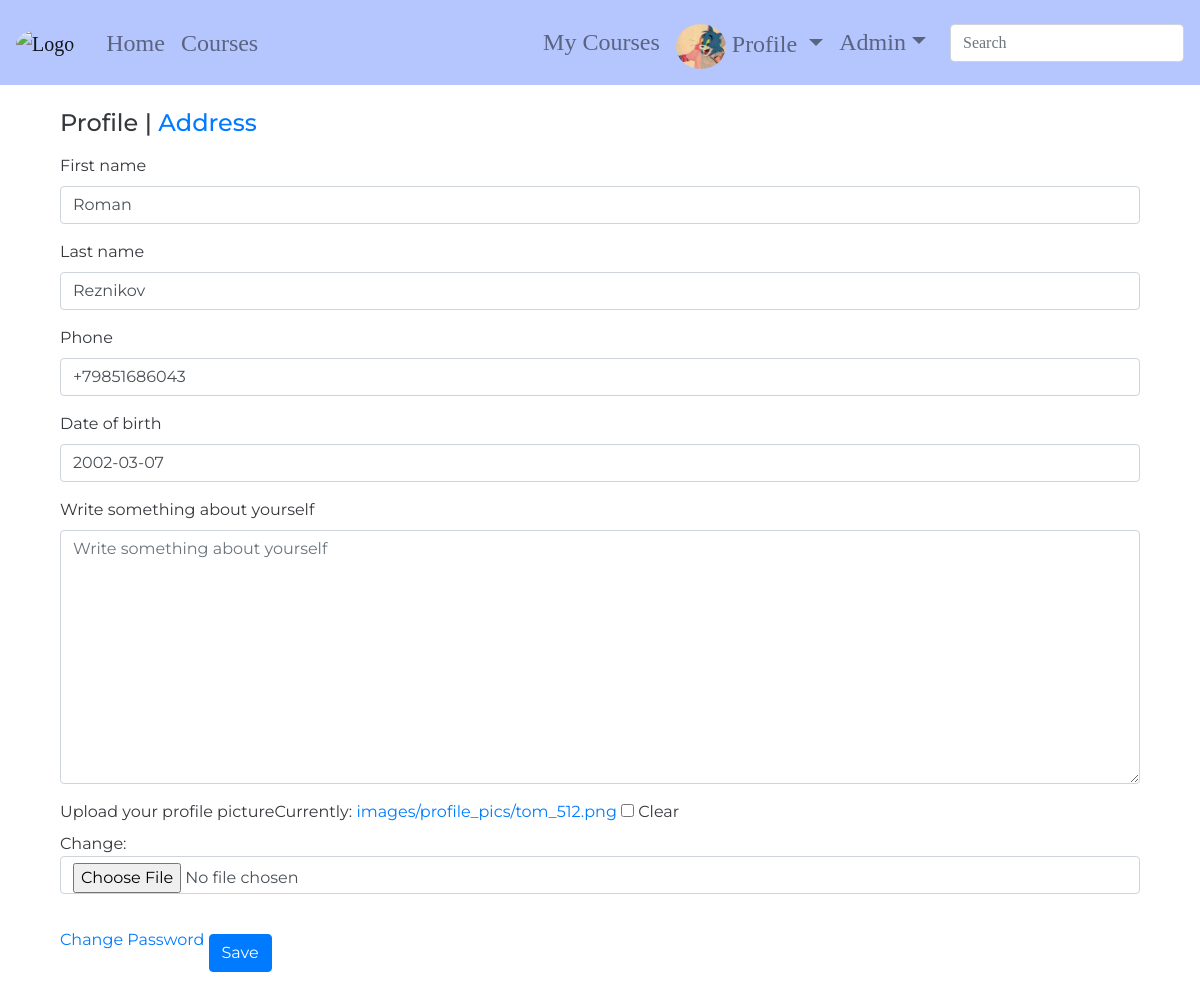
Page /accounts/profile/ (signed in) on the committed database.
### accounts/models.py (models this page shows, shortened)
class CustomUser(AbstractUser, PermissionsMixin):
    email = models.EmailField(verbose_name='email', max_length=60, unique=True)
    username = models.CharField(max_length=30, unique=True)
    date_joined = models.DateTimeField(verbose_name='date joined', auto_now_add=True)
    last_login = models.DateTimeField(verbose_name='last login', auto_now=True)
    is_admin = models.BooleanField(default=False)
    is_active = models.BooleanField(default=True)
    is_staff = models.BooleanField(default=False)
    is_superuser = models.BooleanField(default=False)
    USERNAME_FIELD = 'email'
    REQUIRED_FIELDS = ['username', ]
    objects = CustomUserManager()

class Profile(models.Model):
    user = models.OneToOneField(settings.AUTH_USER_MODEL, related_name='profile', on_delete=models.CASCADE)
    first_name = models.CharField(max_length=40, null=True, blank=True)
    last_name = models.CharField(max_length=40, null=True, blank=True)
    phone = PhoneNumberField(max_length=20, null=True, blank=True)
    date_of_birth = models.DateField(null=True, blank=True)
    bio = models.TextField(null=True, blank=True)
    profile_pic = models.ImageField(null=True, blank=True, upload_to='images/profile_pics',
                                    default=get_default_profile_pic)

### accounts/views.py (the view, shortened to what this page needs)
# urls.py: path('profile/', views.EditProfileView.as_view(), name='profile'),
class EditProfileView(LoginRequiredMixin, generic.UpdateView):
    model = account_models.Profile
    form_class = account_forms.UpdateProfileForm
    template_name = 'accounts/profile_form.html'
    context_object_name = 'profile'
    success_url = reverse_lazy('accounts:profile')
    def get_object(self, queryset=None):
        return self.request.user.profile
    def get_initial(self):
        return {
            'bio': self.request.user.profile.bio,
            'first_name': self.request.user.profile.first_name,
            'last_name': self.request.user.profile.last_name,
            'date_of_birth': self.request.user.profile.date_of_birth,
            'profile_pic': self.request.user.profile.profile_pic,
            'phone': self.request.user.profile.phone,
        }

### accounts/forms.py (shortened to what this page needs)
class UpdateProfileForm(forms.ModelForm):
    class Meta:
        model = account_models.Profile
        exclude = ('address', 'user', )
        widgets = {
            'bio': forms.Textarea(attrs={'class': 'input_field'}),
        }
    def __init__(self, *args, **kwargs):
        super(UpdateProfileForm, self).__init__(*args, **kwargs)
        self.fields['bio'].label = 'Write something about yourself'
        self.fields['profile_pic'].label = 'Upload your profile picture'

### accounts/templates/accounts/profile_form.html (shortened to what this page needs)
{% extends 'base.html' %}
{% load bootstrap4 %}
{% block content %}
    <h4 class="container">Profile | <a href="{% url 'accounts:profile-address' %}">Address</a></h4>
    <div class="container">
        <div class="form-group mt-3">
            <form method="POST" enctype="multipart/form-data">
                {% bootstrap_form form %}
                <a href="{% url 'accounts:password_change' %}" class="auth_link">Change Password</a>
                {% buttons %}
                    <button type="submit" class="btn btn-primary btn-large mt-4">Save</button>
                {% endbuttons %}
            </form>
        </div>
    </div>
{% endblock %}

### templates/base.html (shortened to what this page needs)
<!DOCTYPE html>
{% load static %}
{% load accounts_extras %}
<html lang="en">
<head>
    <link rel="stylesheet" href="https://stackpath.bootstrapcdn.com/bootstrap/4.5.2/css/bootstrap.min.css">
    <link rel="stylesheet" href="https://stackpath.bootstrapcdn.com/font-awesome/4.7.0/css/font-awesome.min.css">    <link href="https://fonts.googleapis.com/css?family=Montserrat" rel="stylesheet">
    <link rel="stylesheet" href="https://use.fontawesome.com/releases/v5.15.1/css/all.css">
    <link rel="stylesheet" href="{% static 'course_manager/css/master.css' %}">
</head>
<body>
    <nav class="smart_scroll navbar navbar-expand-lg navbar-light" id="baseNavbar">
        <a href="{% url 'homepage' %}" class="navbar-brand">
            <img id="blogLogo" src="" alt="Logo">
        </a>
        <div class="collapse navbar-collapse" id="basicExampleNav">
            <ul class="navbar-nav mr-auto ml-2">
                <li class="nav-item">
                    <a class="nav-link" href="{% url 'homepage' %}">Home</a>
                </li>
                <li class="nav-item">
                    <a class="nav-link" href="{% url 'courses:courses-list' %}">Courses</a>
                </li>
            </ul>
            {% if user.is_authenticated %}
                <ul class="navbar-nav ml-2 pr-3 nav-flex-icons">
                    <li class="nav-item mt-2">
                        <a class="nav-link" href="{% url 'courses:user-courses' %}">My Courses</a>
                    </li>
                    <li class="nav-item dropdown mt-2">
                        <a href="#" class="nav-link dropdown-toggle" id="navbarDropdownMenuLink-4" data-toggle="dropdown"
                          aria-haspopup="true" aria-expanded="false">
                            {% if user.profile.profile_pic %}
                                <img class="profile_pic" src="{{ user.profile.profile_pic.url }}" alt="User Profile Picture">
                            {% else %}
                                <img class="profile_pic" src="{% static 'course_manager/images/default_profile_pic_1.png' %}"
                                     alt="Default Profile Picture">
                            {% endif %}
                            Profile
                        </a>
                    </li>
                    {% if user.is_staff %}
                        <li class="nav-item dropdown mt-2">
                            <a href="" class="nav-link dropdown-toggle" id="navbarDropdownMenuLink-4" data-toggle="dropdown"
                               aria-haspopup="true" aria-expanded="false">Admin</a>
                        </li>
                    {% endif %}
                </ul>
            {% endif %}
            <form class="navbar-form form-inline" method="get" action=""
                  role="search" id="navbarSearchForm">
              <div class="md-form my-2">
                <input id="searchBarInput" class="input_field form-control mr-sm-2" name="q"
                       type="text" placeholder="Search" aria-label="Search">
              </div>
            </form>
        </div>
    </nav>
    <div id="wrap" class="wrapper flex-grow-1">
        <div id="main" class="container content main_content mt-4 mb-5">
            {% block content %}
            {% endblock %}
        </div>
    </div>
</body>
</html>

### static/course_manager/css/master.css (style rules this page uses)
body { height: 100%; background-color: rgba(255, 255, 255, 0.39); color: #35383c; font-family: 'Montserrat', sans-serif; }
#baseNavbar { background-color: #b5c6ff; font-family: 'Arvo', serif; font-size: 1.5rem; }
#blogLogo { width: 90px; height: 75px; border-radius: 50%; }
#navbarSearchForm input[type=text] { width: 100%; }
.profile_pic { width: 50px; height: 45px; border-radius: 50%; }

### rows in the picture
CustomUser: profile.profile_pic (picture)
Profile: first_name "Roman", last_name "Reznikov", phone "+79851686043", date_of_birth "2002-03-07"
